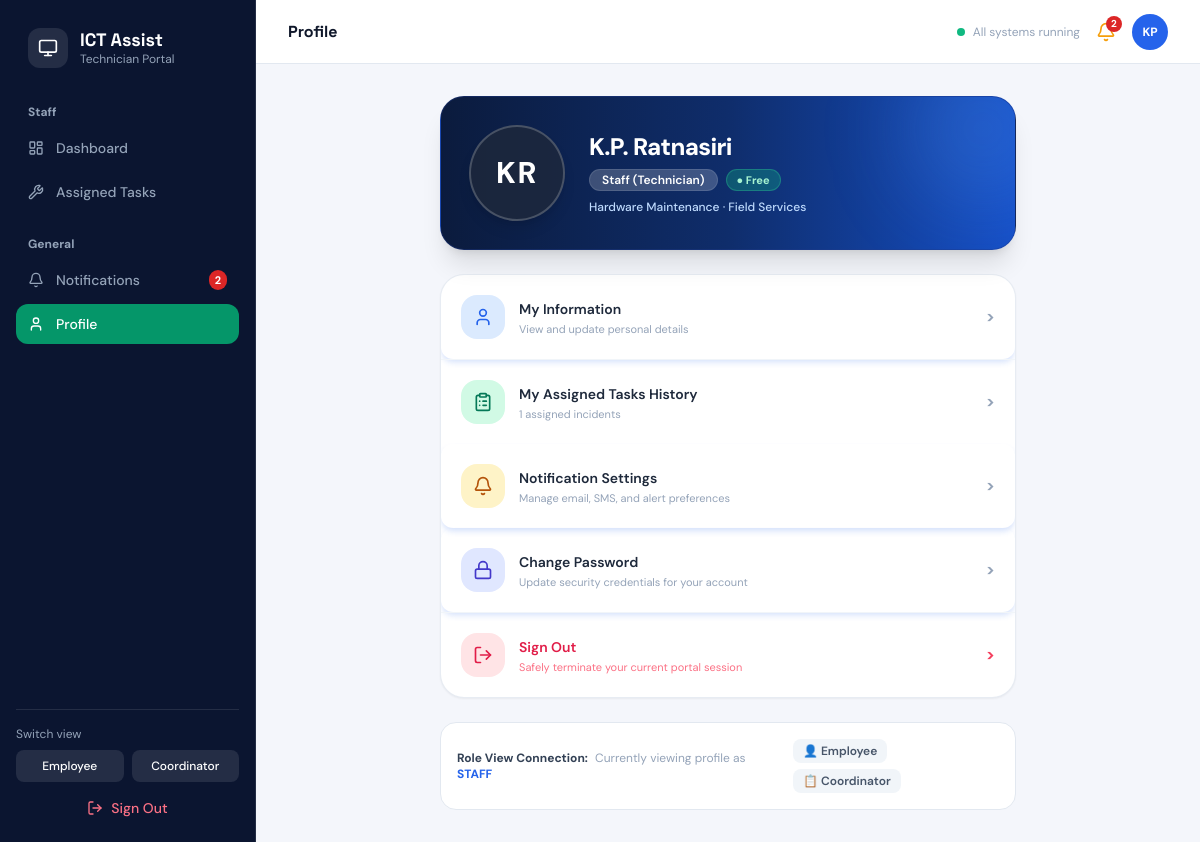
Screenshot of /profile.php (signed in) with the database file from the repository.
### tables this page shows
CREATE TABLE users (
  id            INT UNSIGNED AUTO_INCREMENT PRIMARY KEY,
  name          VARCHAR(100) NOT NULL,             
  full_name     VARCHAR(150) NOT NULL,
  email         VARCHAR(150) NOT NULL UNIQUE,
  password_hash VARCHAR(255) NOT NULL,
  role          ENUM('employee','coordinator','staff') NOT NULL,
  role_title    VARCHAR(100) NULL,
  department_id INT UNSIGNED NULL,
  branch_id     INT UNSIGNED NULL,
  phone         VARCHAR(30)  NULL,
  avatar        VARCHAR(5)   NULL,                 
  is_active     TINYINT(1) NOT NULL DEFAULT 1,
  created_at    TIMESTAMP NOT NULL DEFAULT CURRENT_TIMESTAMP,
  CONSTRAINT fk_users_dept   FOREIGN KEY (department_id) REFERENCES departments(id) ON DELETE SET NULL,
  CONSTRAINT fk_users_branch FOREIGN KEY (branch_id)     REFERENCES branches(id)    ON DELETE SET NULL,
  INDEX idx_users_role (role)
);

CREATE TABLE technicians (
  id             INT UNSIGNED AUTO_INCREMENT PRIMARY KEY,
  user_id        INT UNSIGNED NOT NULL UNIQUE,
  specialization ENUM('Hardware','Network','Software','Telephone') NOT NULL,
  status         ENUM('Free','Busy') NOT NULL DEFAULT 'Free',
  CONSTRAINT fk_tech_user FOREIGN KEY (user_id) REFERENCES users(id) ON DELETE CASCADE
);

CREATE TABLE branches (
  id   INT UNSIGNED AUTO_INCREMENT PRIMARY KEY,
  name VARCHAR(100) NOT NULL UNIQUE
);

### profile.php (the view, shortened to what the rows shown need)
<?php
require_once 'config.php';
$u = me();
$p = q("SELECT u.*, d.name dept, b.name branch FROM users u LEFT JOIN departments d ON d.id=u.department_id LEFT JOIN branches b ON b.id=u.branch_id WHERE u.id=?", [$u['id']])->fetch();
$tech = null;
if ($u['role'] === 'staff') {
  $tech = q("SELECT * FROM technicians WHERE user_id=?", [$u['id']])->fetch();
}
$ticketCount = 0;
if ($u['role'] === 'employee') {
  $ticketCount = (int)q("SELECT COUNT(*) c FROM tickets WHERE created_by=?", [$u['id']])->fetch()['c'];
} elseif ($u['role'] === 'staff' && $tech) {
  $ticketCount = (int)q("SELECT COUNT(*) c FROM tickets WHERE assigned_tech_id=?", [$tech['id']])->fetch()['c'];
} else {
  $ticketCount = (int)q("SELECT COUNT(*) c FROM tickets")->fetch()['c'];
}
$avatarInitials = !empty($p['avatar']) ? $p['avatar'] : initials($p['full_name']);
$roleBadgeText = 'Employee';
$ticketHistoryTitle = 'My Ticket History';
$ticketHistorySubtitle = "$ticketCount submitted tickets";
$deptDisplay = $p['dept'] ?: 'Ministry of Health';
if ($u['role'] === 'coordinator') {
  $roleBadgeText = 'Coordinator';
  $ticketHistoryTitle = 'All Tickets & Incident Queue';
  $ticketHistorySubtitle = "$ticketCount total tickets in system";
  $deptDisplay = $p['dept'] ?: 'ICT Support & Dispatch';
} elseif ($u['role'] === 'staff') {
  $roleBadgeText = 'Staff (Technician)';
  $ticketHistoryTitle = 'My Assigned Tasks History';
  $ticketHistorySubtitle = "$ticketCount assigned incidents";
  $deptDisplay = ($tech ? $tech['specialization'] . ' Maintenance' : ($p['dept'] ?: 'Field Services'));
}
head('Profile');
?>
<div class="max-w-xl mx-auto space-y-6">
  <div class="rounded-3xl bg-gradient-to-r from-[#0b1b3d] via-[#0f2d6b] to-[#154fc7] text-white p-6 sm:p-7 shadow-xl relative overflow-hidden flex items-center space-x-5 sm:space-x-6 border border-blue-900/40">
    <div class="w-20 h-20 sm:w-24 sm:h-24 rounded-full bg-slate-800/80 border-2 border-white/20 flex items-center justify-center text-white font-extrabold text-2xl sm:text-3xl shrink-0 shadow-lg tracking-wider">
      <?= e($avatarInitials) ?>
    </div>
    <div class="min-w-0 flex-1">
      <h2 class="text-xl sm:text-2xl font-extrabold text-white tracking-tight truncate leading-tight">
        <?= e($p['full_name'] ?: $p['name']) ?>
      </h2>
      <div class="mt-1.5 flex items-center gap-2 flex-wrap">
        <span class="inline-block px-3 py-0.5 rounded-full text-xs font-semibold bg-white/20 backdrop-blur-xs text-white border border-white/10">
          <?= e($roleBadgeText) ?>
        </span>
        <?php if ($u['role'] === 'staff' && $tech): ?>
        <span class="inline-block px-2.5 py-0.5 rounded-full text-[11px] font-bold <?= $tech['status'] === 'Free' ? 'bg-emerald-500/30 text-emerald-200 border border-emerald-400/30' : 'bg-amber-500/30 text-amber-200 border border-amber-400/30' ?>">
          ● <?= e($tech['status']) ?>
        </span>
        <?php endif; ?>
      </div>
      <p class="text-xs text-blue-200 mt-2 font-medium truncate">
        <?= e($deptDisplay) ?>
        <?php if ($p['branch']): ?>
          · <?= e($p['branch']) ?>
        <?php endif; ?>
      </p>
    </div>
    <div class="absolute -top-12 -right-12 w-40 h-40 bg-blue-400/20 rounded-full blur-2xl pointer-events-none"></div>
  </div>
  <div class="bg-white rounded-3xl shadow-sm border border-slate-200/80 overflow-hidden divide-y divide-slate-100">
    <a href="ticket_status.php" class="w-full text-left p-4 sm:p-5 flex items-center justify-between hover:bg-slate-50/80 transition cursor-pointer group">
      <div class="flex items-center space-x-3.5">
        <div>
          <span class="text-sm font-semibold text-slate-800"><?= e($ticketHistoryTitle) ?></span>
          <p class="text-[11px] text-slate-400"><?= e($ticketHistorySubtitle) ?></p>
        </div>
      </div>
    </a>
  </div>
  <div class="bg-white rounded-2xl border border-slate-200 p-4 shadow-xs text-xs">
    <div class="flex flex-col sm:flex-row sm:items-center justify-between gap-3">
      <div>
        <span class="text-slate-400 ml-1">Currently viewing profile as <strong class="text-blue-600 font-bold uppercase"><?= e($u['role']) ?></strong></span>
      </div>
    </div>
  </div>
</div>
<?php foot(); ?>

### config.php (shortened to what the rows shown need)
<?php
$pdo = new PDO('mysql:host=localhost;dbname=ict_assist;charset=utf8mb4', 'root', '', [
  PDO::ATTR_ERRMODE => PDO::ERRMODE_EXCEPTION, PDO::ATTR_DEFAULT_FETCH_MODE => PDO::FETCH_ASSOC]);
function e($s){ return htmlspecialchars((string)$s, ENT_QUOTES); }
function q($sql, $p = []){ global $pdo; $s = $pdo->prepare($sql); $s->execute($p); return $s; }
function me(){ return $_SESSION['u'] ?? null; }
function initials($name){
  $parts = preg_split('/[\s\._-]+/', trim((string)$name));
  $in = '';
  foreach ($parts as $p) {
    if ($p !== '') $in .= strtoupper($p[0]);
    if (strlen($in) >= 2) break;
  }
  return $in ?: 'US';
}
function head($t){
  $u = me();
  $n = 0;
  if ($u) {
    $n = (int)q("SELECT COUNT(*) c FROM notifications WHERE user_id=? AND is_read=0", [$u['id']])->fetch()['c'];
  }
  $initials = $u ? initials($u['name']) : 'US';
  $cur = basename($_SERVER['PHP_SELF'] ?? '');
  echo '<!DOCTYPE html>';
  echo '<html lang="en">';
  echo '<head>';
  echo '<script src="https://cdn.tailwindcss.com"></script>';
  echo '<link rel="stylesheet" href="assets/style.css">';
  echo '</head>';
  echo '<body class="font-sans text-slate-700 min-h-screen lg:flex">';
  if ($u) {
    $role = $u['role'];
    $roleDisplay = ucfirst($role);
    $isDash = in_array($cur, ['dashboard.php', 'employee-dashboard.html', 'coordinator-dashboard.html', 'staff-dashboard.html']);
    $isNewReq = in_array($cur, ['new_request.php', 'new-request.html']);
    $isTicket = in_array($cur, ['ticket_status.php', 'ticket-status.html', 'ticket.php']);
    $isNotif = in_array($cur, ['notifications.php', 'notifications.html']);
    $isProfile = in_array($cur, ['profile.php', 'profile.html']);
    $activeBg = $role === 'coordinator' ? 'bg-purple-600 text-white' : ($role === 'staff' ? 'bg-emerald-600 text-white' : 'bg-neon text-white');
    $portalSubtitle = $role === 'coordinator' ? 'Coordinator Portal' : ($role === 'staff' ? 'Technician Portal' : 'Service Desk Portal');
    $linkActive = 'flex items-center gap-3 px-3 py-2.5 rounded-xl '.$activeBg.' font-medium text-sm shadow-xs';
    $linkInactive = 'flex items-center gap-3 px-3 py-2.5 rounded-xl text-slate-400 hover:text-white hover:bg-white/5 font-medium text-sm transition';
    echo '<aside id="sidebar" class="hidden lg:flex fixed lg:sticky top-0 z-40 h-screen w-64 bg-[#0B1530] border-r border-white/10 flex-col justify-between p-4 shrink-0 overflow-y-auto select-none">';
    echo '  <div>';
    echo '    <div class="p-3 flex items-center gap-3 mb-6">';
    echo '      <div class="w-10 h-10 rounded-xl bg-white/10 flex items-center justify-center text-white"><i data-lucide="monitor" class="w-5 h-5"></i></div>';
    echo '      <div>';
    echo '        <h1 class="font-display text-lg font-bold text-white leading-tight">ICT Assist</h1>';
    echo '        <p class="text-xs text-slate-400">'.e($portalSubtitle).'</p>';
    echo '      </div>';
    echo '    </div>';
    echo '    <p class="text-xs font-bold text-slate-400 px-3 mb-2">'.e($roleDisplay).'</p>';
    echo '    <nav class="space-y-1 text-sm font-medium mb-6">';
    echo '      <a href="dashboard.php" class="'.($isDash ? $linkActive : $linkInactive).'"><i data-lucide="layout-dashboard" class="w-4 h-4"></i><span>Dashboard</span></a>';
    if ($role === 'employee') {
      echo '      <a href="new_request.php" class="'.($isNewReq ? $linkActive : $linkInactive).'"><i data-lucide="plus-circle" class="w-4 h-4"></i><span>New Request</span></a>';
      echo '      <a href="ticket_status.php" class="'.($isTicket ? $linkActive : $linkInactive).'"><i data-lucide="clock" class="w-4 h-4"></i><span>Ticket Status</span></a>';
    } elseif ($role === 'staff') {
      echo '      <a href="ticket_status.php" class="'.($isTicket ? $linkActive : $linkInactive).'"><i data-lucide="wrench" class="w-4 h-4"></i><span>Assigned Tasks</span></a>';
    }
    echo '    </nav>';
    echo '    <p class="text-xs font-bold text-slate-400 px-3 mb-2">General</p>';
    echo '    <nav class="space-y-1 text-sm font-medium">';
    echo '      <a href="notifications.php" class="'.($isNotif ? $linkActive : $linkInactive).'"><i data-lucide="bell" class="w-4 h-4"></i><span>Notifications</span>'.($n ? '<span class="ml-auto bg-red-600 text-white text-[11px] font-bold rounded-full px-1.5">'.$n.'</span>' : '').'</a>';
    echo '      <a href="profile.php" class="'.($isProfile ? $linkActive : $linkInactive).'"><i data-lucide="user" class="w-4 h-4"></i><span>Profile</span></a>';
    echo '    </nav>';
    echo '  </div>';
    echo '  <div class="space-y-2 pt-4 border-t border-white/10 text-sm">';
    echo '    <p class="text-xs text-slate-400">Switch view</p>';
    echo '    <div class="grid grid-cols-2 gap-2">';
    if ($role === 'employee') {
      echo '      <a href="switch_view.php?role=coordinator" class="py-2 bg-white/10 text-center rounded-lg hover:bg-neon text-white text-xs font-medium transition">Coordinator</a>';
      echo '      <a href="switch_view.php?role=staff" class="py-2 bg-white/10 text-center rounded-lg hover:bg-neon text-white text-xs font-medium transition">Staff</a>';
    } else {
      echo '      <a href="switch_view.php?role=employee" class="py-2 bg-white/10 text-center rounded-lg hover:bg-emerald-600 text-white text-xs font-medium transition">Employee</a>';
      echo '      <a href="switch_view.php?role=coordinator" class="py-2 bg-white/10 text-center rounded-lg hover:bg-emerald-600 text-white text-xs font-medium transition">Coordinator</a>';
    }
    echo '    </div>';
    echo '    <a href="logout.php" class="flex items-center justify-center gap-2 p-2 text-rose-400 hover:bg-rose-500/10 rounded-xl transition font-medium"><i data-lucide="log-out" class="w-4 h-4"></i>Sign Out</a>';
    echo '  </div>';
    echo '</aside>';
    echo '<div class="flex-1 flex flex-col min-w-0">';
    echo '  <header class="h-16 bg-white border-b border-slate-200 flex items-center justify-between px-4 sm:px-8 sticky top-0 z-30">';
    echo '    <div class="flex items-center gap-3">';
    echo '      <h2 class="font-display text-base font-bold text-slate-900">'.e($t).'</h2>';
    echo '    </div>';
    echo '    <div class="flex items-center gap-4">';
    echo '      <span class="hidden sm:flex items-center gap-2 text-xs text-slate-400"><span class="pulse-dot w-2 h-2 rounded-full bg-emerald-500"></span>All systems running</span>';
    echo '      <a href="notifications.php" class="relative text-amber-500 hover:text-amber-600 transition" aria-label="Notifications">';
    echo '        <i data-lucide="bell" class="w-5 h-5"></i>';
    if ($n > 0) {
      echo '        <span class="absolute -top-1.5 -right-1.5 w-4 h-4 bg-red-600 text-white text-[10px] font-bold rounded-full flex items-center justify-center">'.$n.'</span>';
    }
    echo '      </a>';
    echo '      <a href="profile.php" class="w-9 h-9 rounded-full bg-blue-600 text-white text-xs font-bold flex items-center justify-center transition" aria-label="Profile">'.e($initials).'</a>';
    echo '    </div>';
    echo '  </header>';
  }
  echo '  <main class="flex-1 p-4 sm:p-8 max-w-6xl mx-auto w-full space-y-6">';
}
function foot(){
  echo '  </main>';
  echo '</div>';
  echo '</body></html>';
}

### rows the page displays
users: role "Technician Portal", role "Staff", name "KP", avatar "KR", full_name "K.P. Ratnasiri", role "Staff (Technician)", branch.name "Field Services", role "My Assigned Tasks History", role "STAFF"
technicians: status "Free", specialization "Hardware Maintenance"

### other values shown
$n "2"
$t "Profile"
$ticketHistorySubtitle "1 assigned incidents"
